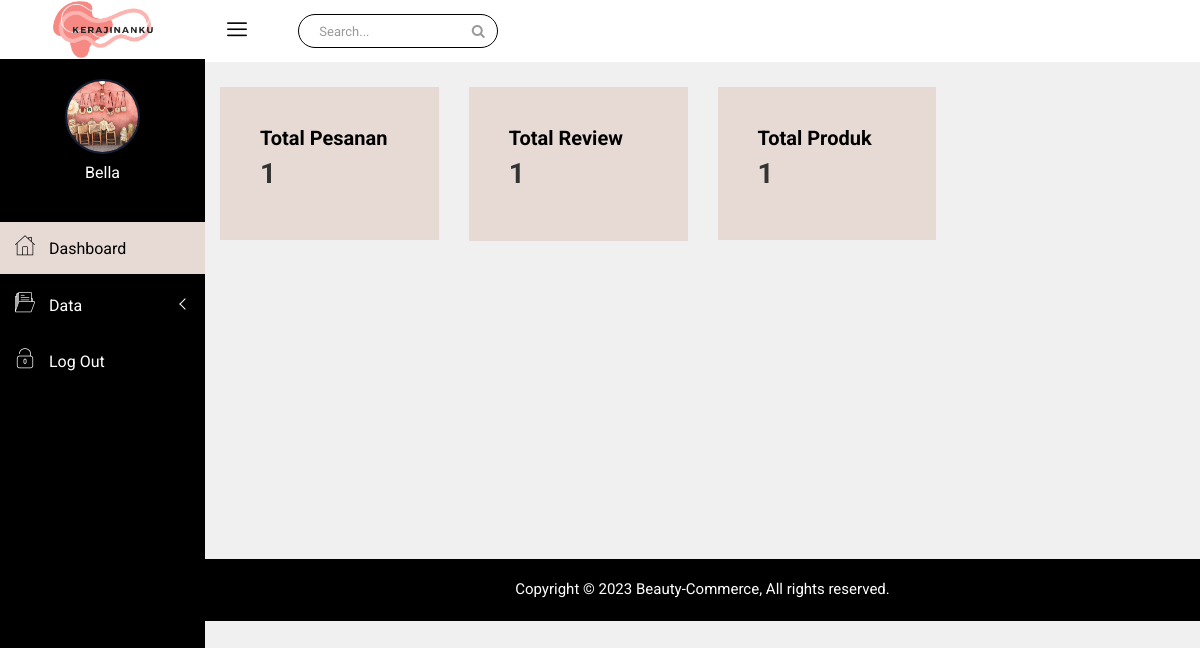
The page /penjual/index.php (signed in) on the database its author committed.
### tables this page shows
CREATE TABLE `toko` (
  `toko_id` int(11) NOT NULL,
  `toko_pemilik` varchar(60) NOT NULL,
  `toko_username` varchar(15) NOT NULL,
  `toko_nama` varchar(60) NOT NULL,
  `toko_hp` varchar(25) NOT NULL,
  `toko_email` varchar(50) NOT NULL,
  `toko_pemilik_alamat` varchar(100) NOT NULL,
  `toko_alamat` varchar(100) NOT NULL,
  `toko_foto` varchar(100) NOT NULL,
  `toko_pass` varchar(100) NOT NULL
);

### koneksi.php (called while the page is built, shortened)
<?php
class Koneksi
{
    private $konek;
    private $host = "localhost";
    private $user = "root";
    private $pass = "";
    private $db = "beauty_commerce";
    private function sambung()
    {
        try {
            $this->konek = new PDO("mysql:host=" . $this->host . ";dbname=" . $this->db . ";charset=utf8mb4", $this->user, $this->pass);
            $this->konek->setAttribute(PDO::ATTR_ERRMODE, PDO::ERRMODE_EXCEPTION);
            $this->konek->setAttribute(PDO::ATTR_EMULATE_PREPARES, true);
            return $this->konek;
        } catch (PDOException $ex) {
            return NULL;
        }
    }
    public function kueri($sql)
    {
        $hasil = $this->konek->prepare($sql);
        $hasil->execute();
        return $hasil;
    }
    public function hasil_data($arg)
    {
        return $arg->fetch(PDO::FETCH_ASSOC);
    }
    public function jumlah_data($arg)
    {
        return $arg->rowCount();
    }
}

### penjual/index.php (the view, shortened to what this page needs)
<?php
require_once '../koneksi.php';
$kon = new Koneksi();
$idtoko = @$_SESSION['toko_id'];
?>
<!doctype html>
<html class="no-js" lang="en">
<head>
    <link rel="stylesheet" href="css/bootstrap.min.css">
    <link rel="stylesheet" href="css/font-awesome.min.css">
    <link rel="stylesheet" href="css/nalika-icon.css">
    <link rel="stylesheet" href="css/owl.carousel.css">
    <link rel="stylesheet" href="css/owl.theme.css">
    <link rel="stylesheet" href="css/owl.transitions.css">
    <link rel="stylesheet" href="css/animate.css">
    <link rel="stylesheet" href="css/normalize.css">
    <link rel="stylesheet" href="css/meanmenu.min.css">
    <link rel="stylesheet" href="css/main.css">
    <link rel="stylesheet" href="css/morrisjs/morris.css">
    <link rel="stylesheet" href="css/scrollbar/jquery.mCustomScrollbar.min.css">
    <link rel="stylesheet" href="css/metisMenu/metisMenu.min.css">
    <link rel="stylesheet" href="css/metisMenu/metisMenu-vertical.css">
    <link rel="stylesheet" href="css/calendar/fullcalendar.min.css">
    <link rel="stylesheet" href="css/calendar/fullcalendar.print.min.css">
    <link rel="stylesheet" href="style.css">
    <link rel="stylesheet" href="css/responsive.css">
</head>
<body>
    <div class="left-sidebar-pro">
        <nav id="sidebar" class="">
            <div class="sidebar-header">
                <a href="index.php"><img class="main-logo" src="img/logo/logo.png" alt="" style="width: 100px;" /></a>
            </div>
            <div class="nalika-profile">
                <?php
                    $que = $kon->kueri("SELECT * FROM toko WHERE toko_id = '$idtoko'");
                    $hasil = $kon->hasil_data($que);
                ?>
                <div class="profile-dtl">
                    <a href="#"><img src="<?= $hasil['toko_foto']; ?>" alt="Foto Toko" /></a>
                    <h2><?php echo $hasil['toko_pemilik'] ?></h2>
                </div>
            </div>
            <div class="left-custom-menu-adp-wrap comment-scrollbar">
                <nav class="sidebar-nav left-sidebar-menu-pro">
                    <ul class="metismenu" id="menu1">
                        <li class="active" style="background-color: #E7DAD4;">
                            <a href="index.php">
                                <i class="icon nalika-home icon-wrap" style=" color: #000000;"></i>
                                <span class="mini-click-non" style=" color: #000000;">Dashboard</span>
                            </a>
                        </li>
                        <li>
                            <a class="has-arrow" href="#" aria-expanded="false"><i class="icon nalika-folder icon-wrap"></i> <span class="mini-click-non">Data</span></a>
                        </li>
                        <li><a href="../logout.php"><i class="icon nalika-unlocked icon-wrap"></i><span class="mini-click-non"> Log Out</span></a>
                    </ul>
                </nav>
            </div>
        </nav>
    </div>
    <div class="all-content-wrapper">
        <div class="container-fluid">
            <div class="row">
                <div class="col-lg-12 col-md-12 col-sm-12 col-xs-12">
                    <div class="logo-pro">
                        <a href="index.php"><img class="main-logo" src="img/logo/logo.png" alt="" style="width: 100px;" /></a>
                    </div>
                </div>
            </div>
        </div>
        <div class="header-advance-area">
            <div class="header-top-area">
                <div class="container-fluid">
                    <div class="row">
                        <div class="col-lg-12 col-md-12 col-sm-12 col-xs-12">
                            <div class="header-top-wraper">
                                <div class="row">
                                    <div class="col-lg-1 col-md-0 col-sm-1 col-xs-12">
                                        <div class="menu-switcher-pro">
                                            <button type="button" id="sidebarCollapse" class="btn bar-button-pro header-drl-controller-btn btn-info navbar-btn">
                                                <i class="icon nalika-menu-task"></i>
                                            </button>
                                        </div>
                                    </div>
                                    <div class="col-lg-6 col-md-7 col-sm-6 col-xs-12">
                                        <div class="header-top-menu tabl-d-n hd-search-rp">
                                            <div class="breadcome-heading">
                                                <form role="search" class="">
                                                    <input type="text" placeholder="Search..." class="form-control">
                                                    <a href=""><i class="fa fa-search"></i></a>
                                                </form>
                                            </div>
                                        </div>
                                    </div>
                                </div>
                            </div>
                        </div>
                    </div>
                </div>
            </div>
        </div>
        <div class="section-admin container-fluid">
            <div class="row admin text-center">
                <div class="col-md-12">
                    <div class="row">
                        <div class="col-lg-3 col-md-3 col-sm-3 col-xs-12">
                        <?php
                            $transaksi =  $kon->kueri("SELECT * FROM transaksi_detail a JOIN produk b ON a.produk_id = b.produk_id JOIN toko c ON b.toko_id = c.toko_id WHERE b.toko_id = '$idtoko' ");
                            $jumlahtransaksi = $kon->jumlah_data($transaksi);
                        ?>
                            <div class="breadcome-list">
                                <div class="admin-content analysis-progrebar-ctn res-mg-t-15">
                                    <h4 class="text-left text-uppercase"><b>Total Pesanan</b></h4>
                                    <div class="row vertical-center-box vertical-center-box-tablet">
                                        <div class="col-xs-1 cus-gh-hd-pro">
                                            <h1 class="text-right no-margin"><?= number_format($jumlahtransaksi, 0, ",", ".") ?></h1>
                                        </div>
                                    </div>
                                </div>
                            </div>
                        </div>
                        <div class="col-lg-3 col-md-3 col-sm-3 col-xs-12">
                        <?php
                            $review =  $kon->kueri("SELECT * FROM review a INNER JOIN toko b ON a.toko_id = b.toko_id WHERE a.toko_id = '$idtoko' ");
                            $jumlahreview = $kon->jumlah_data($review);
                        ?>
                            <div class="breadcome-list">
                                <div class="admin-content analysis-progrebar-ctn res-mg-t-15">
                                    <h4 class="text-left text-uppercase"><b>Total Review</b></h4>
                                    <div class="row vertical-center-box vertical-center-box-tablet">
                                        <div class="col-xs-1 cus-gh-hd-pro">
                                            <h1 class="text-right no-margin"><?= number_format($jumlahreview, 0, ",", ".") ?></h1>
                                        </div>
                                        <div class="col-xs-10 cus-gh-hd-pro">
                                        </div>
                                    </div>
                                </div>
                            </div>
                        </div>
                        <div class="col-lg-3 col-md-3 col-sm-3 col-xs-12">
                        <?php
                            $produk =  $kon->kueri("SELECT * FROM produk a INNER JOIN toko b ON a.toko_id = b.toko_id WHERE a.toko_id = '$idtoko' ");
                            $jumlahproduk = $kon->jumlah_data($produk);
                        ?>
                            <div class="breadcome-list">
                                <div class="admin-content analysis-progrebar-ctn res-mg-t-15">
                                    <h4 class="text-left text-uppercase"><b>Total Produk</b></h4>
                                    <div class="row vertical-center-box vertical-center-box-tablet">
                                        <div class="col-xs-1 cus-gh-hd-pro">
                                            <h1 class="text-right no-margin"><?= number_format($jumlahproduk, 0, ",", ".") ?></h1>
                                        </div>
                                    </div>
                                </div>
                            </div>
                        </div>
                    </div>
                </div>
            </div>
        </div>
        <div class="footer-copyright-area">
            <div class="container-fluid">
                <div class="row">
                    <div class="col-lg-12">
                        <div class="footer-copy-right">
                            <p>Copyright © 2023 Beauty-Commerce,</a> All rights reserved.</p>
                        </div>
                    </div>
                </div>
            </div>
        </div>
    </div>
</body>
</html>

### penjual/css/main.css (style rules this page uses)
html { color: #222; font-size: 1em; line-height: 1.4; }
audio, canvas, iframe, img, svg, video { vertical-align: middle; }

### penjual/css/metisMenu/metisMenu-vertical.css (style rules this page uses)
.sidebar-nav { background: #fff; }
.sidebar-nav ul { padding: 0; margin: 0; list-style: none; background: #000000; }
.sidebar-nav .metismenu { background: #000000; display: -webkit-box; display: -ms-flexbox; display: flex; -webkit-box-orient: vertical; -webkit-box-direction: normal; -ms-flex-direction: column; flex-direction: column; }
.sidebar-nav .metismenu li + li { margin-top: 5px; }
.sidebar-nav .metismenu li:first-child { margin-top: 5px; }
.sidebar-nav .metismenu li:last-child { margin-bottom: 5px; }
.sidebar-nav .metismenu > li { display: -webkit-box; display: -ms-flexbox; display: flex; -webkit-box-orient: vertical; -webkit-box-direction: normal; -ms-flex-direction: column; flex-direction: column; position: relative; }
.sidebar-nav .metismenu a { position: relative; display: block; padding: 13px 15px; color: #fff; outline-width: 0; transition: all .3s ease-out; font-size:16px; }
.sidebar-nav .metismenu li .icon-wrap { margin-right:10px; font-size:20px; }

### rows shown on the page
toko: toko_foto (picture), toko_pemilik "Bella"

### other values the page prints
$jumlahtransaksi "1"
$jumlahreview "1"
$jumlahproduk "1"
